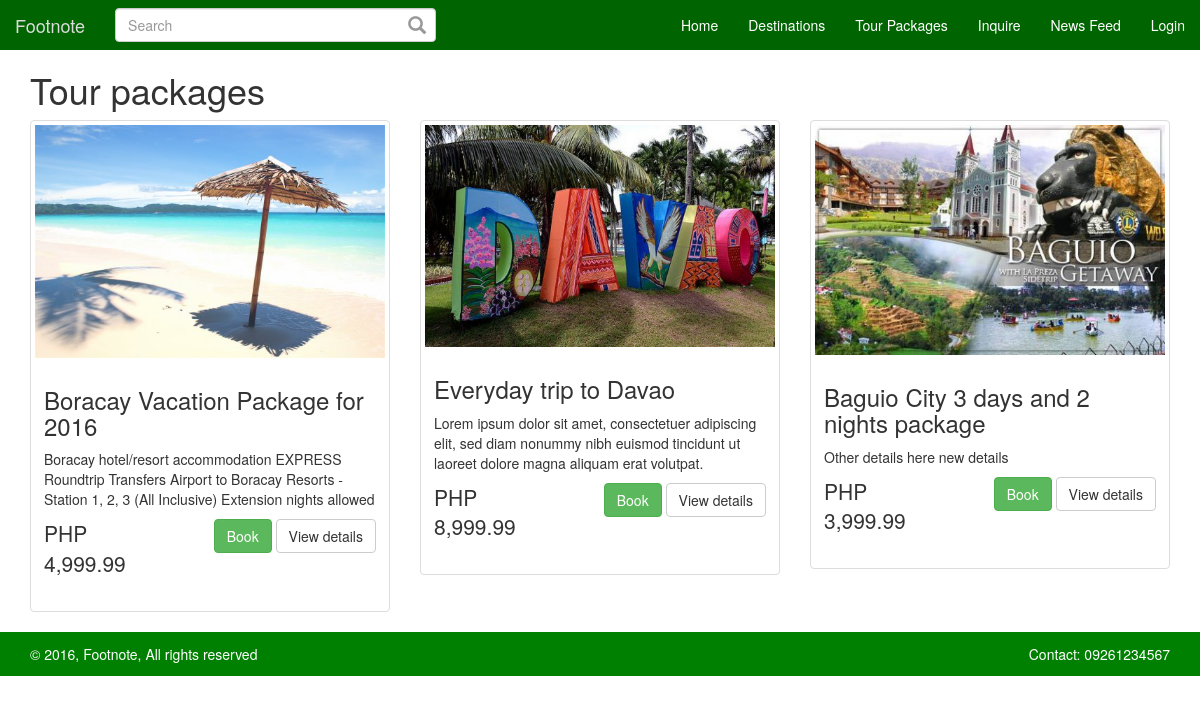
The app's page /tourpackages.php, older data.
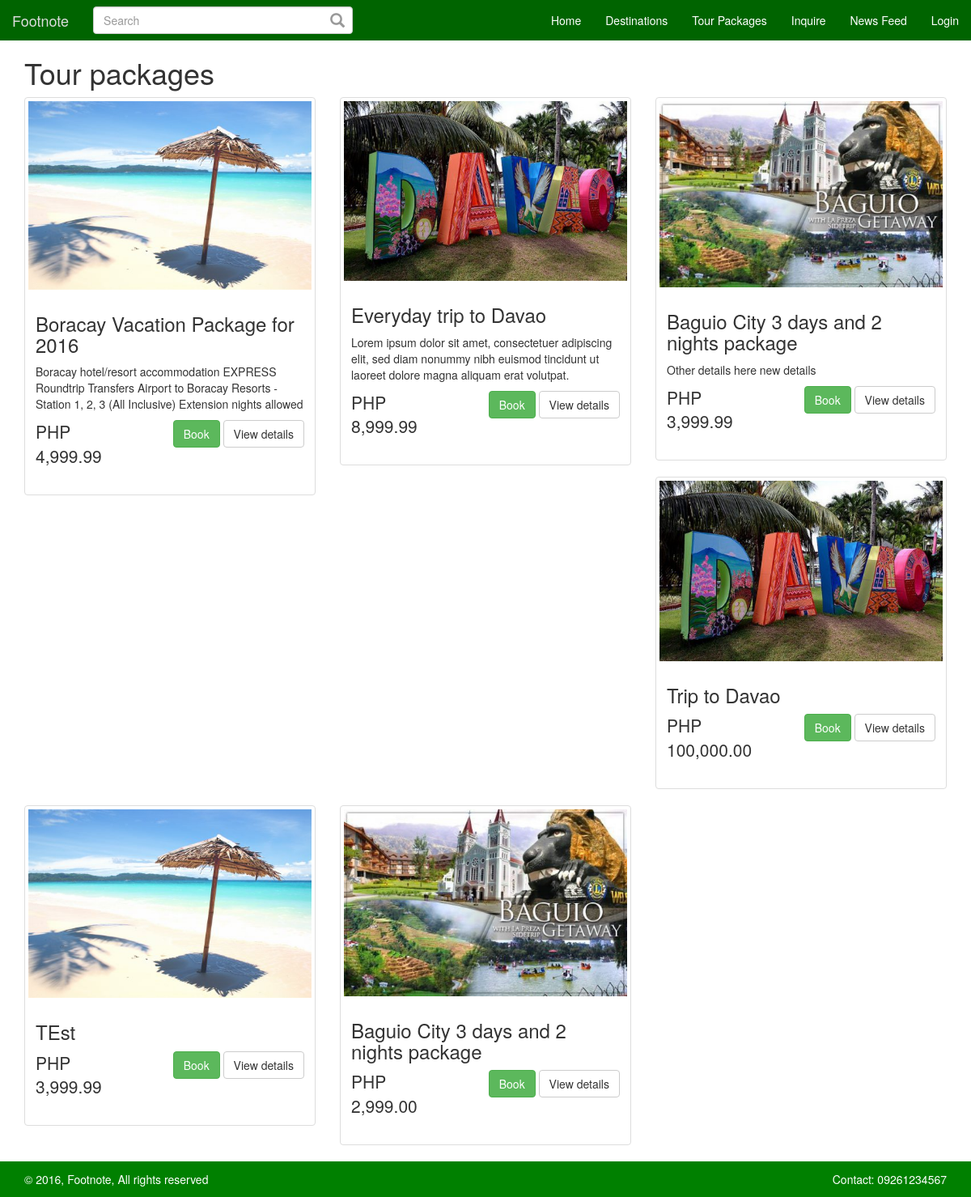
The same page, newer data.
### tables this page shows
CREATE TABLE `packages` (
  `package_id` int(11) NOT NULL,
  `place_id` int(11) NOT NULL,
  `package_name` varchar(250) NOT NULL,
  `package_price` double NOT NULL,
  `package_days` int(11) NOT NULL,
  `package_details` text NOT NULL,
  `package_person` int(11) NOT NULL DEFAULT '1',
  `package_accomodation` text NOT NULL,
  `package_transportation` text NOT NULL,
  `package_start` date NOT NULL,
  `package_end` date NOT NULL,
  `package_from` int(11) NOT NULL,
  `package_to` int(11) NOT NULL,
  `package_trip` int(11) NOT NULL,
  `package_created` datetime NOT NULL DEFAULT CURRENT_TIMESTAMP
);

CREATE TABLE `places` (
  `place_id` int(11) NOT NULL,
  `place_name` varchar(250) NOT NULL,
  `place_address` varchar(250) NOT NULL,
  `place_details` text NOT NULL,
  `place_image` varchar(250) NOT NULL,
  `gallery_id` int(11) NOT NULL
);

### config.php (called while the page is built)
<?php
$config['db']['host']     = 'localhost' ;
$config['db']['user']     = 'root' ;
$config['db']['password'] = '' ;
$config['db']['db']       = 'db_footnote' ;
$config['url']['base_path'] = '/fn';
$config['url']['site'] = 'http://localhost';
$config['url']['root'] = realpath(dirname(__FILE__));
$config['url']['profile_pic'] = $config['url']['base_path'].'/assets/images/uploads/profiles';
$config['url']['post_pic'] = $config['url']['base_path'].'/assets/images/uploads/posts';
$config['url']['places'] = $config['url']['base_path'].'/assets/images/uploads/places';
$config['url']['gallery'] = $config['url']['base_path'].'/assets/images/uploads/galleries';
$config['var']['hash_password'] = '^#$4%9f+1^p9)M@4M)V$';
$config['var']['default_profile_pic'] = '1476196571_18_41b586905e6233e72b076191f8bf9512.png';
$config['var']['anonymous_id'] = '45';
$config['post']['post_per_page'] = 5;

### class/class.session.php (called while the page is built, shortened)
<?php
class Session {
	public function _get($name)
	{
		if (isset($_SESSION[$name])) {
			$value = $_SESSION[$name];
			return $value;
		} else
		return false;
	}
}

### class/class.db.php (called while the page is built, shortened)
<?php
class DB {
    private $pdo;
    private $sQuery;
    private function Connect()
    {
        $dsn = "mysql:dbname={$this->db};host={$this->host}";
        try {
            $this->pdo = new PDO($dsn, $this->user, $this->password, array(
                PDO::MYSQL_ATTR_INIT_COMMAND => "SET NAMES utf8"
            ));
            $this->pdo->setAttribute(PDO::ATTR_ERRMODE, PDO::ERRMODE_EXCEPTION);
            $this->pdo->setAttribute(PDO::ATTR_EMULATE_PREPARES, false);
            $this->bConnected = true;
        } catch (PDOException $e) {
            echo $this->ExceptionLog($e->getMessage());
            die();
        }
    }
    private function Init($query, $parameters = "")
    {
        try {
            $this->sQuery = $this->pdo->prepare($query);
            $this->sQuery->execute();
        }
        catch (PDOException $e) {
            echo $this->ExceptionLog($e->getMessage(), $query);
            die();
        }
    }
    public function rows($query, $params = null, $fetchmode = PDO::FETCH_ASSOC)
    {
        $this->Init($query, $params);
        $result = $this->sQuery->fetchAll($fetchmode);
        return $result;
    }
}
?>

### include/include.tour.packages.all.php (the view, shortened to what the changed rows need)
<?php
$db = new DB;
$sql =  "SELECT ";
$sql .= "p.package_id, ";
$sql .= "p.package_name, ";
$sql .= "p.place_id, ";
$sql .= "p.package_price, ";
$sql .= "p.package_details, ";
$sql .= "g.place_image, ";
$sql .= "g.place_name  ";
$sql .= "FROM ";
$sql .= "`packages` as p ";
$sql .= "LEFT JOIN ";
$sql .= "`places` as g ";
$sql .= "ON ";
$sql .= "g.place_id = p.place_id ";
$place_packages = $db->rows($sql);
?>
<div class="m-t-50">
	<div class="container">
		<div class="row">
			<div class="col-md-12">
				<h1>Tour packages</h1>
				<div class="row">
					<?php foreach ($place_packages as $package) : ?>
						<div class="col-sm-12 col-md-4">
							<div class="thumbnail">
								<img src="<?=$config['url']['places']?>/<?=$package['place_image']?>" alt="<?=$package['place_name']?>">
								<div class="caption">
									<h3><?=$package['package_name']?></h3>
									<p><?=$package['package_details']?></p>
									<div class="row">
										<div class="col-xs-12 col-md-5">
											<p class="lead">PHP <?=money_format('%i', $package['package_price'])?></p>
										</div>
										<div class="col-xs-12 col-md-7" style="text-align: right;">
											<a href="<?=$config['url']['base_path']?>/tourpackage.php?action=view_details&package_id=<?=$package['package_id']?>" class="btn btn-success" role="button">Book</a>
											<a href="<?=$config['url']['base_path']?>/tourpackage.php?action=view_details&package_id=<?=$package['package_id']?>" class="btn btn-default" role="button">View details</a>
										</div>
									</div>
								</div>
							</div>
						</div>
						<?php endforeach; ?>
					</div>
				</div>
			</div>
		</div>
	</div>

### include/include.header.php (shortened to what the changed rows need)
<!doctype html>
<html>
<head>
    <link rel="stylesheet" href="<?=$config['url']['base_path']?>/assets/bower_components/bootstrap/dist/css/bootstrap.min.css" />
    <link rel="stylesheet" href="<?=$config['url']['base_path']?>/assets/bower_components/bootstrap/dist/css/bootstrap-date-picker.min.css" />
    <link rel="stylesheet" href="<?=$config['url']['base_path']?>/assets/css/footnote.css" />
</head>
<body>
<?php
  $s = new Session;
  if($s->_get('id')):
?>
<nav class="navbar navbar-default navbar-fixed-top nb-g">
  <div class="container-fluid">
    <div class="navbar-header">
      <button type="button" class="navbar-toggle collapsed" data-toggle="collapse" data-target="#bs-example-navbar-collapse-1" aria-expanded="false">
        <span class="sr-only">Toggle navigation</span>
        <span class="icon-bar"></span>
        <span class="icon-bar"></span>
        <span class="icon-bar"></span>
      </button>
      <a class="navbar-brand" href="<?=$config['url']['base_path']?>">Footnote</a>
    </div>
    <div class="collapse navbar-collapse" id="bs-example-navbar-collapse-1">
      <form class="navbar-form navbar-left" action="<?=$config['url']['base_path']?>/search.php" method="get">
        <div class="form-group search-box">
          <input type="text" class="form-control" placeholder="Search" name="q" required>
          <span class="glyphicon glyphicon-search"></span>
        </div>
      </form>
      <ul class="nav navbar-nav navbar-right">
        <li><a href="<?=$config['url']['base_path']?>">Home</a></li>
        <li><a href="<?=$config['url']['base_path']?>/destinations.php">Destinations</a></li>
        <li><a href="<?=$config['url']['base_path']?>/tourpackages.php">Tour Packages</a></li>
        <li><a href="<?=$config['url']['base_path']?>/inquire.php">Inquire</a></li>
        <li><a href="<?=$config['url']['base_path']?>/newsfeed.php">News Feed</a></li>
        <li class="dropdown">
          <a href="#" class="dropdown-toggle" data-toggle="dropdown" role="button" aria-haspopup="true" aria-expanded="false">Account <span class="caret"></span></a>
          <ul class="dropdown-menu">
            <li><a href="<?=$config['url']['base_path']?>/profile.php">Profile</a></li>
            <li><a href="<?=$config['url']['base_path']?>/bookings.php">Bookings</a></li>
            <?php if($s->_get('level') == '1' ) : ?>
            <li><a href="<?=$config['url']['base_path']?>/admin.php">Admin Panel</a></li>
            <?php  endif; ?>
            <li role="separator" class="divider"></li>
            <li><a href="<?=$config['url']['base_path']?>/logout.php">Logout</a></li>
          </ul>
        </li>
      </ul>
    </div>
  </div>
</nav>
<?php else: ?>
<nav class="navbar navbar-default navbar-fixed-top nb-g">
  <div class="container-fluid">
    <div class="navbar-header">
      <a class="navbar-brand" href="<?=$config['url']['base_path']?>">Footnote</a>
    </div>
    <div class="collapse navbar-collapse" id="bs-example-navbar-collapse-1">
      <form class="navbar-form navbar-left" action="<?=$config['url']['base_path']?>/search.php" method="get">
        <div class="form-group search-box">
          <input type="text" class="form-control" placeholder="Search" name="q" required>
          <span class="glyphicon glyphicon-search"></span>
        </div>
      </form>
      <ul class="nav navbar-nav navbar-right">
        <li><a href="<?=$config['url']['base_path']?>">Home</a></li>
        <li><a href="<?=$config['url']['base_path']?>/destinations.php">Destinations</a></li>
        <li><a href="<?=$config['url']['base_path']?>/tourpackages.php">Tour Packages</a></li>
        <li><a href="<?=$config['url']['base_path']?>/inquire.php">Inquire</a></li>
        <li><a href="<?=$config['url']['base_path']?>/newsfeed.php">News Feed</a></li>
        <li><a href="<?=$config['url']['base_path']?>/login.php">Login</a></li>
      </ul>
    </div>
  </div>
</nav>
<?php endif; ?>

Row changes from the older to the newer data that the page shows:
added packages: place.place_image (picture), package_name "Trip to Davao", package_price "100,000.00"
added packages: place.place_image (picture), package_name "TEst", package_price "3,999.99"
added packages: place.place_image (picture), package_name "Baguio City 3 days and 2 nights package", package_price "2,999.00"
